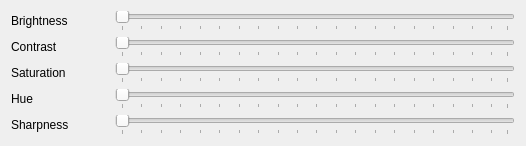
       <widget class="QWidget" name="tab_FrontLight">
        <attribute name="title">
         <string>Front light</string>
        </attribute>
        <layout class="QGridLayout" name="gridLayout_4">
         <item row="0" column="0">
          <layout class="QVBoxLayout" name="verticalLayout_5">
           <item>
            <layout class="QHBoxLayout" name="horizontalLayout_9">
             <item>
              <widget class="QLabel" name="label_10">
               <property name="text">
                <string>Brightness</string>
               </property>
              </widget>
             </item>
             <item>
              <spacer name="horizontalSpacer_3">
               <property name="orientation">
                <enum>Qt::Horizontal</enum>
               </property>
               <property name="sizeHint" stdset="0">
                <size>
                 <width>40</width>
                 <height>20</height>
                </size>
               </property>
              </spacer>
             </item>
             <item>
              <widget class="QSlider" name="horizontalSlider_BrightFront">
               <property name="minimumSize">
                <size>
                 <width>400</width>
                 <height>0</height>
                </size>
               </property>
               <property name="orientation">
                <enum>Qt::Horizontal</enum>
               </property>
               <property name="invertedAppearance">
                <bool>false</bool>
               </property>
               <property name="invertedControls">
                <bool>false</bool>
               </property>
               <property name="tickPosition">
                <enum>QSlider::TicksBelow</enum>
               </property>
               <property name="tickInterval">
                <number>5</number>
               </property>
              </widget>
             </item>
            </layout>
           </item>
           <item>
            <layout class="QHBoxLayout" name="horizontalLayout_10">
             <item>
              <widget class="QLabel" name="label_11">
               <property name="text">
                <string>Contrast</string>
               </property>
              </widget>
             </item>
             <item>
              <spacer name="horizontalSpacer_4">
               <property name="orientation">
                <enum>Qt::Horizontal</enum>
               </property>
               <property name="sizeHint" stdset="0">
                <size>
                 <width>40</width>
                 <height>20</height>
                </size>
               </property>
              </spacer>
             </item>
             <item>
              <widget class="QSlider" name="horizontalSlider_ContrastFront">
               <property name="minimumSize">
                <size>
                 <width>400</width>
                 <height>0</height>
                </size>
               </property>
               <property name="orientation">
                <enum>Qt::Horizontal</enum>
               </property>
               <property name="invertedAppearance">
                <bool>false</bool>
               </property>
               <property name="invertedControls">
                <bool>false</bool>
               </property>
               <property name="tickPosition">
                <enum>QSlider::TicksBelow</enum>
               </property>
               <property name="tickInterval">
                <number>5</number>
               </property>
              </widget>
             </item>
            </layout>
           </item>
           <item>
            <layout class="QHBoxLayout" name="horizontalLayout_11">
             <item>
              <widget class="QLabel" name="label_12">
               <property name="text">
                <string>Saturation</string>
               </property>
              </widget>
             </item>
             <item>
              <spacer name="horizontalSpacer_5">
               <property name="orientation">
                <enum>Qt::Horizontal</enum>
               </property>
               <property name="sizeHint" stdset="0">
                <size>
                 <width>40</width>
                 <height>20</height>
                </size>
               </property>
              </spacer>
             </item>
             <item>
              <widget class="QSlider" name="horizontalSlider_SaturationFront">
               <property name="minimumSize">
                <size>
                 <width>400</width>
                 <height>0</height>
                </size>
               </property>
               <property name="orientation">
                <enum>Qt::Horizontal</enum>
               </property>
               <property name="invertedAppearance">
                <bool>false</bool>
               </property>
               <property name="invertedControls">
                <bool>false</bool>
               </property>
               <property name="tickPosition">
                <enum>QSlider::TicksBelow</enum>
               </property>
               <property name="tickInterval">
                <number>5</number>
               </property>
              </widget>
             </item>
            </layout>
           </item>
           <item>
            <layout class="QHBoxLayout" name="horizontalLayout_12">
             <item>
              <widget class="QLabel" name="label_13">
               <property name="text">
                <string>Hue</string>
               </property>
              </widget>
             </item>
             <item>
              <spacer name="horizontalSpacer_6">
               <property name="orientation">
                <enum>Qt::Horizontal</enum>
               </property>
               <property name="sizeHint" stdset="0">
                <size>
                 <width>40</width>
                 <height>20</height>
                </size>
               </property>
              </spacer>
             </item>
             <item>
              <widget class="QSlider" name="horizontalSlider_HueFront">
               <property name="minimumSize">
                <size>
                 <width>400</width>
                 <height>0</height>
                </size>
               </property>
               <property name="orientation">
                <enum>Qt::Horizontal</enum>
               </property>
               <property name="invertedAppearance">
                <bool>false</bool>
               </property>
               <property name="invertedControls">
                <bool>false</bool>
               </property>
               <property name="tickPosition">
                <enum>QSlider::TicksBelow</enum>
               </property>
               <property name="tickInterval">
                <number>5</number>
               </property>
              </widget>
             </item>
            </layout>
           </item>
           <item>
            <layout class="QHBoxLayout" name="horizontalLayout_13">
             <item>
              <widget class="QLabel" name="label_14">
               <property name="text">
                <string>Sharpness</string>
               </property>
              </widget>
             </item>
             <item>
              <spacer name="horizontalSpacer_7">
               <property name="orientation">
                <enum>Qt::Horizontal</enum>
               </property>
               <property name="sizeHint" stdset="0">
                <size>
                 <width>40</width>
                 <height>20</height>
                </size>
               </property>
              </spacer>
             </item>
             <item>
              <widget class="QSlider" name="horizontalSlider_SharpnessFront">
               <property name="minimumSize">
                <size>
                 <width>400</width>
                 <height>0</height>
                </size>
               </property>
               <property name="orientation">
                <enum>Qt::Horizontal</enum>
               </property>
               <property name="invertedAppearance">
                <bool>false</bool>
               </property>
               <property name="invertedControls">
                <bool>false</bool>
               </property>
               <property name="tickPosition">
                <enum>QSlider::TicksBelow</enum>
               </property>
               <property name="tickInterval">
                <number>5</number>
               </property>
              </widget>
             </item>
            </layout>
           </item>
          </layout>
         </item>
        </layout>
       </widget>
